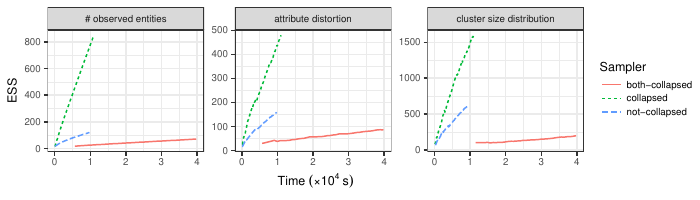

This figure's R source:
library(dplyr)
library(mcmcse)
library(ggplot2)
library(stringr)

expt.dirs <- c("../../analyze/spark-eber-results/nltcs_5levels_med-prior_collapsed",
               "../../analyze/spark-eber-results/nltcs_5levels_med-prior_not-collapsed",
               "../../analyze/spark-eber-results/nltcs_5levels_med-prior_both-collapsed")

theme_set(theme_bw() + theme(text = element_text(size = 9)))

save.fname <- "ess-plot-test-collapsing"
plot.width <- 7
plot.height <- 2
range.iter <- c(0, 50000)
burnin.samples <- 50
num.points <- 200
exclude.k.clust.ess <- 9:12

results <- lapply(expt.dirs, function(dir) {
  # Read diagnostic CSV files from experiment
  diagnostics <- read.csv(paste(dir,"diagnostics.csv", sep="/"))
  clusters <- read.csv(paste(dir,"clusterSizeFreqDist.csv", sep="/"))
  names(clusters) <- c(names(clusters)[1], 
                       paste0(str_replace(names(clusters)[-1], pattern="X", replacement=""),"-clusters"))
  
  # Select iterations within specified range
  # (Reason: some experiments have been run for more iterations than others.)
  diagnostics <- diagnostics %>% 
    filter(iteration >= range.iter[1], iteration <= range.iter[2])
  clusters <- clusters %>% 
    filter(iteration >= range.iter[1], iteration <= range.iter[2])
  
  # Get type of sampler (e.g. not collapsed, both collapsed)
  sampler <- str_match(dir, "prior_([\\w-]+)")[2]
  
  # Calculate ESS at regular intervals (determined by `num.points` above)
  # and record the corresponding iteration + time in seconds.
  num.samples <- length(diagnostics$iteration)
  inc <- ceiling(num.samples / num.points)
  indices <- seq(from = burnin.samples, to = num.samples, by = inc)
  iteration <- diagnostics$iteration[indices]
  time <- diagnostics$systemTime.ms[indices]
  start.time <- diagnostics$systemTime.ms[1]
  time <- (time - start.time) * 10^-3
  
  # # ESS for number of observed entities
  ess.num.obs.ent <- sapply(indices, function(idx) {
    diagnostics$numObservedEntities[1:idx] %>% ess(method = "tukey")
  })
  
  # ESS for aggregate distortions
  ess.agg.dist <- sapply(indices, function(idx) {
    diagnostics[1:idx,] %>% select(starts_with("aggDistortions")) %>% multiESS(method = "tukey")
  })
  
  # ESS for k-clusters
  ess.clust.size <- sapply(indices, function(idx) {
    clusters[1:idx,] %>% 
      select(-iteration, -one_of(paste0(exclude.k.clust.ess,"-clusters"))) %>% 
      multiESS(method = "tukey")
  })
  
  return(data.frame("iteration" = iteration, 
                    "time" = time, 
                    "sampler" = sampler,
                    "ess.variable" = rep(c("# observed entities", "attribute distortion", "cluster size distribution"), times = rep(length(indices), times = 3)),
                    "ess" = c(ess.num.obs.ent, ess.agg.dist, ess.clust.size)))
})

results.combined <- bind_rows(results)

pdf(paste0(save.fname, ".pdf"), height = plot.height, width = plot.width)
results.combined %>% 
  ggplot(aes(x = time, y = ess, col = sampler)) + 
  geom_line(aes(linetype = sampler)) + 
  facet_wrap(~ess.variable, scales = "free_y") +
  scale_x_continuous(limits = c(0, 40000), labels = function(x) format(1e-4*x,digits = 2)) + 
  labs(x = expression(Time~('×'*10^{4}~s)), y = "ESS", col = "Sampler", linetype = "Sampler") + 
  theme(legend.margin=margin(0,0,0,0), legend.key.height = unit(10,"points"))
dev.off()
